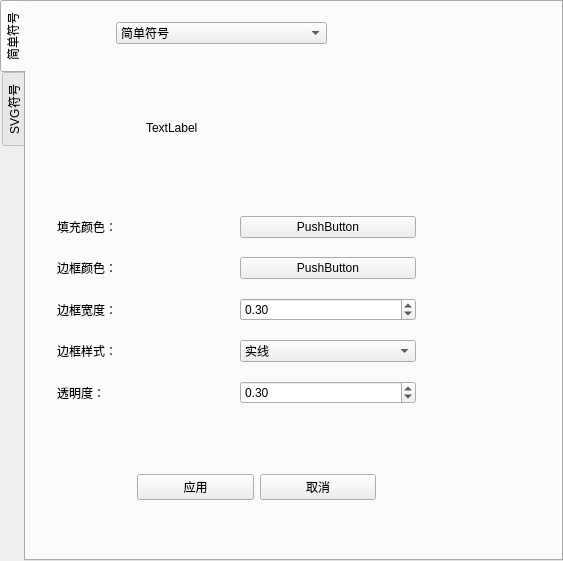
<?xml version="1.0" encoding="UTF-8"?>
<ui version="4.0">
 <class>SymbolMangerClass</class>
 <widget class="QDockWidget" name="SymbolMangerClass">
  <property name="geometry">
   <rect>
    <x>0</x>
    <y>0</y>
    <width>563</width>
    <height>561</height>
   </rect>
  </property>
  <property name="minimumSize">
   <size>
    <width>400</width>
    <height>159</height>
   </size>
  </property>
  <property name="windowTitle">
   <string>符号管理器</string>
  </property>
  <widget class="QTabWidget" name="tabWidget">
   <property name="tabPosition">
    <enum>QTabWidget::West</enum>
   </property>
   <property name="tabShape">
    <enum>QTabWidget::Rounded</enum>
   </property>
   <property name="currentIndex">
    <number>0</number>
   </property>
   <widget class="QWidget" name="tab_2">
    <attribute name="title">
     <string>简单符号</string>
    </attribute>
    <widget class="QLabel" name="ctrlSymbolPreview">
     <property name="geometry">
      <rect>
       <x>120</x>
       <y>80</y>
       <width>151</width>
       <height>91</height>
      </rect>
     </property>
     <property name="text">
      <string>TextLabel</string>
     </property>
    </widget>
    <widget class="QComboBox" name="ctrlSymbolType_simple">
     <property name="geometry">
      <rect>
       <x>90</x>
       <y>20</y>
       <width>211</width>
       <height>22</height>
      </rect>
     </property>
     <item>
      <property name="text">
       <string>简单符号</string>
      </property>
     </item>
     <item>
      <property name="text">
       <string>svg符号</string>
      </property>
     </item>
    </widget>
    <widget class="QWidget" name="ctrlSymbolWidget" native="true">
     <property name="geometry">
      <rect>
       <x>20</x>
       <y>190</y>
       <width>381</width>
       <height>241</height>
      </rect>
     </property>
     <layout class="QGridLayout" name="gridLayout_2">
      <item row="4" column="0">
       <widget class="QLabel" name="label_5">
        <property name="text">
         <string>透明度：</string>
        </property>
       </widget>
      </item>
      <item row="2" column="0">
       <widget class="QLabel" name="label_3">
        <property name="text">
         <string>边框宽度：</string>
        </property>
       </widget>
      </item>
      <item row="3" column="1">
       <widget class="QComboBox" name="ctrlPenStyle">
        <property name="currentIndex">
         <number>1</number>
        </property>
        <item>
         <property name="text">
          <string>隐藏线</string>
         </property>
        </item>
        <item>
         <property name="text">
          <string>实线</string>
         </property>
        </item>
        <item>
         <property name="text">
          <string>短横虚线</string>
         </property>
        </item>
        <item>
         <property name="text">
          <string>点虚线</string>
         </property>
        </item>
        <item>
         <property name="text">
          <string>交替虚线</string>
         </property>
        </item>
        <item>
         <property name="text">
          <string>双点交替虚线</string>
         </property>
        </item>
       </widget>
      </item>
      <item row="1" column="1">
       <widget class="QPushButton" name="btn_strokecolor">
        <property name="text">
         <string>PushButton</string>
        </property>
       </widget>
      </item>
      <item row="3" column="0">
       <widget class="QLabel" name="label_4">
        <property name="text">
         <string>边框样式：</string>
        </property>
       </widget>
      </item>
      <item row="2" column="1">
       <widget class="QDoubleSpinBox" name="ctrlStrokeWidth">
        <property name="singleStep">
         <double>0.050000000000000</double>
        </property>
        <property name="value">
         <double>0.300000000000000</double>
        </property>
       </widget>
      </item>
      <item row="4" column="1">
       <widget class="QDoubleSpinBox" name="ctrlOpacity">
        <property name="maximum">
         <double>1.000000000000000</double>
        </property>
        <property name="singleStep">
         <double>0.050000000000000</double>
        </property>
        <property name="value">
         <double>0.300000000000000</double>
        </property>
       </widget>
      </item>
      <item row="0" column="1">
       <widget class="QPushButton" name="btn_fillcolor">
        <property name="text">
         <string>PushButton</string>
        </property>
       </widget>
      </item>
      <item row="1" column="0">
       <widget class="QLabel" name="label_2">
        <property name="text">
         <string>边框颜色：</string>
        </property>
       </widget>
      </item>
      <item row="0" column="0">
       <widget class="QLabel" name="label">
        <property name="text">
         <string>填充颜色：</string>
        </property>
       </widget>
      </item>
     </layout>
    </widget>
    <widget class="QWidget" name="widget_2" native="true">
     <property name="geometry">
      <rect>
       <x>100</x>
       <y>460</y>
       <width>261</width>
       <height>51</height>
      </rect>
     </property>
     <layout class="QHBoxLayout" name="horizontalLayout_2">
      <item>
       <widget class="QPushButton" name="ctrlConfirm">
        <property name="text">
         <string>应用</string>
        </property>
       </widget>
      </item>
      <item>
       <widget class="QPushButton" name="ctrlCancel">
        <property name="text">
         <string>取消</string>
        </property>
       </widget>
      </item>
     </layout>
    </widget>
   </widget>
   <widget class="QWidget" name="tab">
    <attribute name="title">
     <string>SVG符号</string>
    </attribute>
    <widget class="QWidget" name="ctrlSvgWidget" native="true">
     <property name="geometry">
      <rect>
       <x>20</x>
       <y>90</y>
       <width>471</width>
       <height>261</height>
      </rect>
     </property>
     <layout class="QHBoxLayout" name="horizontalLayout">
      <item>
       <widget class="QTreeView" name="ctrlTreeView">
        <property name="minimumSize">
         <size>
          <width>256</width>
          <height>0</height>
         </size>
        </property>
       </widget>
      </item>
      <item>
       <widget class="QScrollArea" name="ctrlScrollArea">
        <property name="minimumSize">
         <size>
          <width>186</width>
          <height>0</height>
         </size>
        </property>
        <property name="verticalScrollBarPolicy">
         <enum>Qt::ScrollBarAsNeeded</enum>
        </property>
        <property name="horizontalScrollBarPolicy">
         <enum>Qt::ScrollBarAsNeeded</enum>
        </property>
        <property name="sizeAdjustPolicy">
         <enum>QAbstractScrollArea::AdjustToContents</enum>
        </property>
        <property name="widgetResizable">
         <bool>true</bool>
        </property>
        <widget class="QWidget" name="scrollAreaWidgetContents">
         <property name="geometry">
          <rect>
           <x>0</x>
           <y>0</y>
           <width>184</width>
           <height>237</height>
          </rect>
         </property>
         <layout class="QGridLayout" name="gridLayout">
          <property name="leftMargin">
           <number>0</number>
          </property>
          <property name="topMargin">
           <number>0</number>
          </property>
          <property name="rightMargin">
           <number>0</number>
          </property>
          <property name="bottomMargin">
           <number>0</number>
          </property>
         </layout>
        </widget>
       </widget>
      </item>
     </layout>
    </widget>
    <widget class="QComboBox" name="ctrlSymbolType_svg">
     <property name="geometry">
      <rect>
       <x>100</x>
       <y>30</y>
       <width>211</width>
       <height>22</height>
      </rect>
     </property>
     <item>
      <property name="text">
       <string>简单符号</string>
      </property>
     </item>
     <item>
      <property name="text">
       <string>svg符号</string>
      </property>
     </item>
    </widget>
    <widget class="QWidget" name="ctrlSvgWidget_2" native="true">
     <property name="geometry">
      <rect>
       <x>30</x>
       <y>360</y>
       <width>361</width>
       <height>140</height>
      </rect>
     </property>
     <layout class="QGridLayout" name="gridLayout_3">
      <item row="0" column="0">
       <widget class="QLabel" name="label_6">
        <property name="text">
         <string>边框颜色：</string>
        </property>
       </widget>
      </item>
      <item row="0" column="1">
       <widget class="QPushButton" name="btn_strokecolor_svg">
        <property name="text">
         <string>PushButton</string>
        </property>
       </widget>
      </item>
      <item row="1" column="0">
       <widget class="QLabel" name="label_7">
        <property name="text">
         <string>边框宽度：</string>
        </property>
       </widget>
      </item>
      <item row="1" column="1">
       <widget class="QDoubleSpinBox" name="ctrlStrokeWidth_svg">
        <property name="singleStep">
         <double>0.050000000000000</double>
        </property>
        <property name="value">
         <double>0.300000000000000</double>
        </property>
       </widget>
      </item>
      <item row="2" column="0">
       <widget class="QLabel" name="label_9">
        <property name="text">
         <string>边框样式：</string>
        </property>
       </widget>
      </item>
      <item row="2" column="1">
       <widget class="QComboBox" name="ctrlPenStyle_svg">
        <property name="currentIndex">
         <number>1</number>
        </property>
        <item>
         <property name="text">
          <string>隐藏线</string>
         </property>
        </item>
        <item>
         <property name="text">
          <string>实线</string>
         </property>
        </item>
        <item>
         <property name="text">
          <string>短横虚线</string>
         </property>
        </item>
        <item>
         <property name="text">
          <string>点虚线</string>
         </property>
        </item>
        <item>
         <property name="text">
          <string>交替虚线</string>
         </property>
        </item>
        <item>
         <property name="text">
          <string>双点交替虚线</string>
         </property>
        </item>
       </widget>
      </item>
      <item row="3" column="0">
       <widget class="QLabel" name="label_8">
        <property name="text">
         <string>透明度：</string>
        </property>
       </widget>
      </item>
      <item row="3" column="1">
       <widget class="QDoubleSpinBox" name="ctrlOpacity_svg">
        <property name="maximum">
         <double>1.000000000000000</double>
        </property>
        <property name="singleStep">
         <double>0.050000000000000</double>
        </property>
        <property name="value">
         <double>0.300000000000000</double>
        </property>
       </widget>
      </item>
     </layout>
    </widget>
   </widget>
  </widget>
 </widget>
 <layoutdefault spacing="6" margin="11"/>
 <resources/>
 <connections/>
 <slots>
  <slot>getSelectStrokeWidth()</slot>
 </slots>
</ui>
